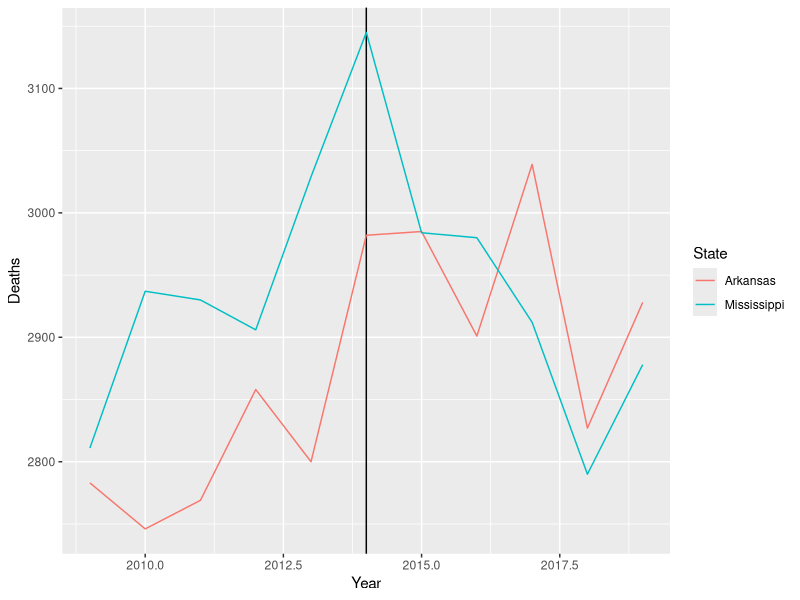
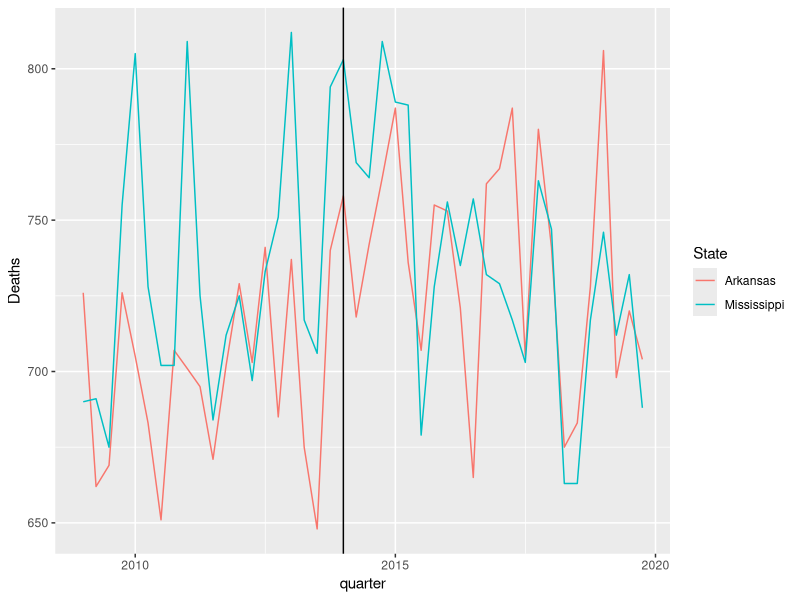
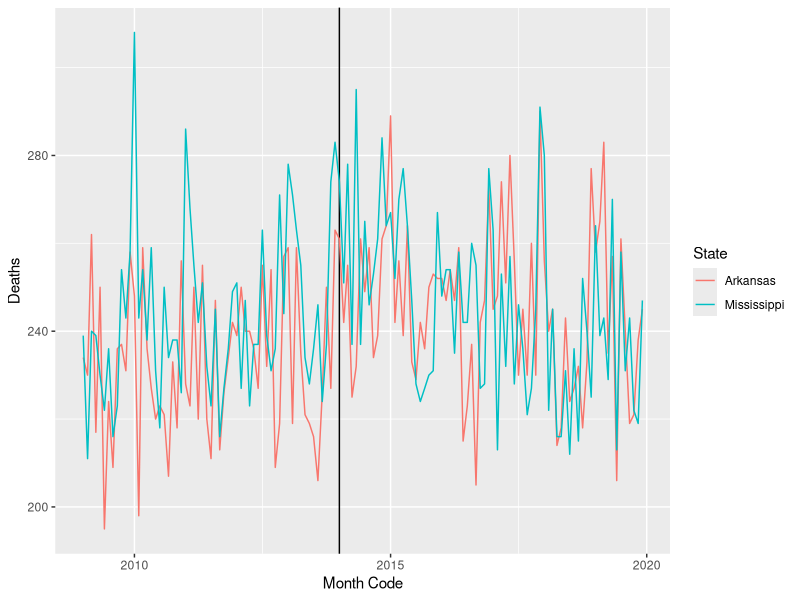

Write R code to recreate these figures, in order.
## ---- chunk 1
knitr::opts_chunk$set(echo = TRUE)
## ---- chunk 2
library(tidyverse)
library(dplyr)
library(readxl)
library(lubridate)

library(zoo)

## ---- chunk 3
death_df <- read_csv("State Underlying Cause of Death, 1999-2020.csv")



death_df$`Month Code` <- ym(death_df$`Month Code`) # Convert to Date
death_df$Month <- format(death_df$`Month Code`, "%M")


colsA <- c("State", "State Code")
death_df <- mutate_at(death_df, colsA, factor) # Convert to factor

death_df <- death_df[ , -which(names(death_df) %in% c("Year Code", "Population", "Crude Rate"))] #remove empty/ unneeded columns


str(death_df)

## ---- chunk 4
deathMon_df <- death_df %>% filter(is.na(Month) == FALSE)
deathMon_df2 <- select(deathMon_df, c('Month Code', State, Deaths))

deathYr_df <- death_df %>% filter(Notes == "Total" & is.na(Year) == FALSE)

yq <- as.yearqtr(as.yearmon(paste(deathMon_df$Year, deathMon_df$Month), "%Y %m"))
ta <- tapply(deathMon_df$Deaths, yq, sum)

# convert to quarterly
deathQrt_df <- deathMon_df %>%
  group_by(State) %>% 
  group_by(State, quarter = paste(quarters(deathMon_df$`Month Code`), lubridate::year(deathMon_df$`Month Code`))) %>%
  summarise(Deaths = sum(Deaths))

deathQrt_df$quarter <- as.Date(as.yearqtr(deathQrt_df$quarter, format = "Q%q %Y")) # convert quarterly to date

str(deathQrt_df)
## ---- chunk 5
ggplot(data = deathYr_df, aes(x = Year, y = Deaths, color = State)) + 
  geom_vline(xintercept = 2014) +
  geom_line()
## ---- chunk 6
ggplot(data = deathQrt_df, aes(x = quarter, y = Deaths, color = State)) + 
  geom_line() +
  geom_vline(xintercept = as.Date("2014-01-01")) 

## ---- chunk 7
ggplot(data = deathMon_df, aes(x = `Month Code`, y = Deaths, color = State)) + 
  geom_vline(xintercept = as.numeric(as.Date("2014-01-01"))) +
  geom_line()
